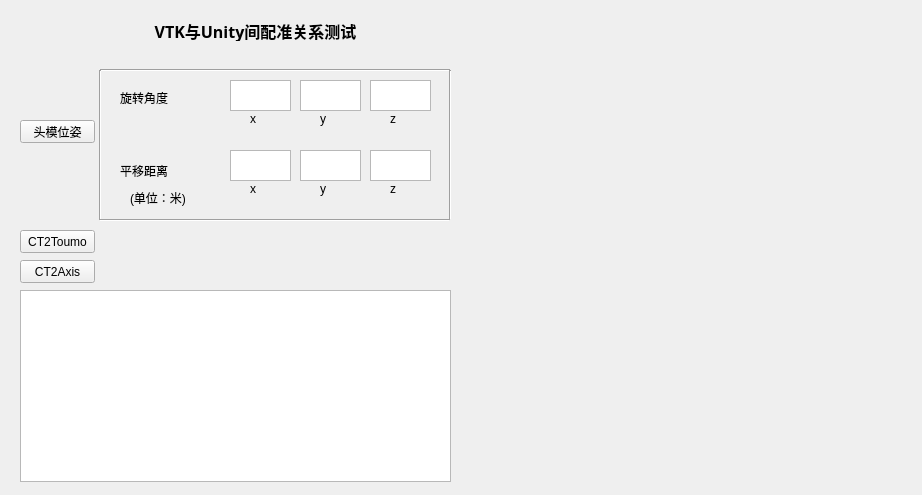
<?xml version="1.0" encoding="UTF-8"?>
<ui version="4.0">
 <class>Form</class>
 <widget class="QWidget" name="Form">
  <property name="geometry">
   <rect>
    <x>0</x>
    <y>0</y>
    <width>922</width>
    <height>495</height>
   </rect>
  </property>
  <property name="windowTitle">
   <string>Form</string>
  </property>
  <widget class="QPushButton" name="transform">
   <property name="geometry">
    <rect>
     <x>20</x>
     <y>230</y>
     <width>75</width>
     <height>23</height>
    </rect>
   </property>
   <property name="text">
    <string>CT2Toumo</string>
   </property>
  </widget>
  <widget class="QPushButton" name="ct2axis">
   <property name="geometry">
    <rect>
     <x>20</x>
     <y>260</y>
     <width>75</width>
     <height>23</height>
    </rect>
   </property>
   <property name="text">
    <string>CT2Axis</string>
   </property>
  </widget>
  <widget class="QPushButton" name="present">
   <property name="geometry">
    <rect>
     <x>20</x>
     <y>120</y>
     <width>75</width>
     <height>23</height>
    </rect>
   </property>
   <property name="text">
    <string>头模位姿</string>
   </property>
  </widget>
  <widget class="QLabel" name="label">
   <property name="geometry">
    <rect>
     <x>120</x>
     <y>90</y>
     <width>111</width>
     <height>16</height>
    </rect>
   </property>
   <property name="text">
    <string>旋转角度</string>
   </property>
  </widget>
  <widget class="QLabel" name="label_2">
   <property name="geometry">
    <rect>
     <x>120</x>
     <y>150</y>
     <width>91</width>
     <height>41</height>
    </rect>
   </property>
   <property name="text">
    <string>平移距离</string>
   </property>
  </widget>
  <widget class="QLabel" name="label_3">
   <property name="geometry">
    <rect>
     <x>130</x>
     <y>190</y>
     <width>61</width>
     <height>16</height>
    </rect>
   </property>
   <property name="text">
    <string>(单位：米)</string>
   </property>
  </widget>
  <widget class="QLabel" name="label_4">
   <property name="geometry">
    <rect>
     <x>150</x>
     <y>20</y>
     <width>211</width>
     <height>21</height>
    </rect>
   </property>
   <property name="font">
    <font>
     <family>微软雅黑</family>
     <pointsize>12</pointsize>
     <weight>75</weight>
     <bold>true</bold>
    </font>
   </property>
   <property name="autoFillBackground">
    <bool>true</bool>
   </property>
   <property name="text">
    <string>VTK与Unity间配准关系测试</string>
   </property>
   <property name="textFormat">
    <enum>Qt::PlainText</enum>
   </property>
   <property name="alignment">
    <set>Qt::AlignCenter</set>
   </property>
  </widget>
  <widget class="Line" name="line">
   <property name="geometry">
    <rect>
     <x>100</x>
     <y>60</y>
     <width>350</width>
     <height>20</height>
    </rect>
   </property>
   <property name="font">
    <font>
     <pointsize>9</pointsize>
     <weight>75</weight>
     <bold>true</bold>
    </font>
   </property>
   <property name="orientation">
    <enum>Qt::Horizontal</enum>
   </property>
  </widget>
  <widget class="Line" name="line_2">
   <property name="geometry">
    <rect>
     <x>100</x>
     <y>210</y>
     <width>350</width>
     <height>20</height>
    </rect>
   </property>
   <property name="font">
    <font>
     <pointsize>9</pointsize>
     <weight>75</weight>
     <bold>true</bold>
    </font>
   </property>
   <property name="orientation">
    <enum>Qt::Horizontal</enum>
   </property>
  </widget>
  <widget class="Line" name="line_3">
   <property name="geometry">
    <rect>
     <x>90</x>
     <y>70</y>
     <width>20</width>
     <height>150</height>
    </rect>
   </property>
   <property name="orientation">
    <enum>Qt::Vertical</enum>
   </property>
  </widget>
  <widget class="Line" name="line_4">
   <property name="geometry">
    <rect>
     <x>440</x>
     <y>70</y>
     <width>20</width>
     <height>150</height>
    </rect>
   </property>
   <property name="orientation">
    <enum>Qt::Vertical</enum>
   </property>
  </widget>
  <widget class="QTextEdit" name="rx">
   <property name="geometry">
    <rect>
     <x>230</x>
     <y>80</y>
     <width>61</width>
     <height>31</height>
    </rect>
   </property>
  </widget>
  <widget class="QTextEdit" name="ry">
   <property name="geometry">
    <rect>
     <x>300</x>
     <y>80</y>
     <width>61</width>
     <height>31</height>
    </rect>
   </property>
  </widget>
  <widget class="QTextEdit" name="rz">
   <property name="geometry">
    <rect>
     <x>370</x>
     <y>80</y>
     <width>61</width>
     <height>31</height>
    </rect>
   </property>
  </widget>
  <widget class="QTextEdit" name="y">
   <property name="geometry">
    <rect>
     <x>300</x>
     <y>150</y>
     <width>61</width>
     <height>31</height>
    </rect>
   </property>
  </widget>
  <widget class="QTextEdit" name="x">
   <property name="geometry">
    <rect>
     <x>230</x>
     <y>150</y>
     <width>61</width>
     <height>31</height>
    </rect>
   </property>
  </widget>
  <widget class="QTextEdit" name="z">
   <property name="geometry">
    <rect>
     <x>370</x>
     <y>150</y>
     <width>61</width>
     <height>31</height>
    </rect>
   </property>
  </widget>
  <widget class="QTextBrowser" name="display">
   <property name="geometry">
    <rect>
     <x>20</x>
     <y>290</y>
     <width>431</width>
     <height>192</height>
    </rect>
   </property>
  </widget>
  <widget class="QVTKWidget" name="qvtkWidget">
   <property name="geometry">
    <rect>
     <x>470</x>
     <y>10</y>
     <width>441</width>
     <height>471</height>
    </rect>
   </property>
  </widget>
  <widget class="QLabel" name="label_5">
   <property name="geometry">
    <rect>
     <x>250</x>
     <y>110</y>
     <width>21</width>
     <height>18</height>
    </rect>
   </property>
   <property name="text">
    <string>x</string>
   </property>
  </widget>
  <widget class="QLabel" name="label_6">
   <property name="geometry">
    <rect>
     <x>320</x>
     <y>110</y>
     <width>21</width>
     <height>18</height>
    </rect>
   </property>
   <property name="text">
    <string>y</string>
   </property>
  </widget>
  <widget class="QLabel" name="label_7">
   <property name="geometry">
    <rect>
     <x>390</x>
     <y>110</y>
     <width>21</width>
     <height>18</height>
    </rect>
   </property>
   <property name="text">
    <string>z</string>
   </property>
  </widget>
  <widget class="QLabel" name="label_8">
   <property name="geometry">
    <rect>
     <x>250</x>
     <y>180</y>
     <width>21</width>
     <height>18</height>
    </rect>
   </property>
   <property name="text">
    <string>x</string>
   </property>
  </widget>
  <widget class="QLabel" name="label_9">
   <property name="geometry">
    <rect>
     <x>320</x>
     <y>180</y>
     <width>21</width>
     <height>18</height>
    </rect>
   </property>
   <property name="text">
    <string>y</string>
   </property>
  </widget>
  <widget class="QLabel" name="label_10">
   <property name="geometry">
    <rect>
     <x>390</x>
     <y>180</y>
     <width>21</width>
     <height>18</height>
    </rect>
   </property>
   <property name="text">
    <string>z</string>
   </property>
  </widget>
 </widget>
 <customwidgets>
  <customwidget>
   <class>QVTKWidget</class>
   <extends>QWidget</extends>
   <header>QVTKWidget.h</header>
  </customwidget>
 </customwidgets>
 <resources/>
 <connections/>
</ui>
